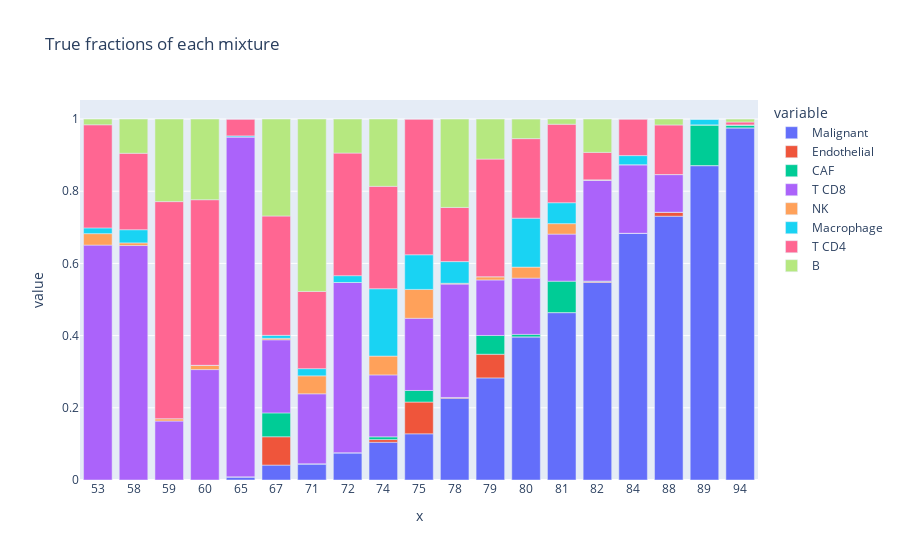

The code cell stored with this chart in its notebook:
### Code cell
fig = px.bar(
    fractions_truth.sort_values(by="Malignant"),  #.astype(index={"mixture_id": str}),
    x=fractions_truth.index.astype(str),
    y=fractions_truth.columns,
    title="True fractions of each mixture"
)

fig.show()

### Figure 1 — Plotly figure (JSON) as saved in the notebook; plotly's stock layout.template omitted (floating-point values rounded to 4 significant figures)
{"data": [{"alignmentgroup": "True", "hovertemplate": "variable=Malignant<br>x=%{x}<br>value=%{y}<extra></extra>", "legendgroup": "Malignant", "marker": {"color": "#636efa", "pattern": {"shape": ""}}, "name": "Malignant", "offsetgroup": "Malignant", "orientation": "v", "showlegend": true, "textposition": "auto", "type": "bar", "x": ["53", "58", "59", "60", "65", "67", "71", "72", "74", "75", "78", "79", "80", "81", "82", "84", "88", "89", "94"], "xaxis": "x", "y": [0, 0, 0, 0, 0.0087, 0.0413, 0.0448, 0.0755, 0.1045, 0.128, 0.2263, 0.2828, 0.3966, 0.4638, 0.5474, 0.6835, 0.7308, 0.871, 0.9756], "yaxis": "y"}, {"alignmentgroup": "True", "hovertemplate": "variable=Endothelial<br>x=%{x}<br>value=%{y}<extra></extra>", "legendgroup": "Endothelial", "marker": {"color": "#EF553B", "pattern": {"shape": ""}}, "name": "Endothelial", "offsetgroup": "Endothelial", "orientation": "v", "showlegend": true, "textposition": "auto", "type": "bar", "x": ["53", "58", "59", "60", "65", "67", "71", "72", "74", "75", "78", "79", "80", "81", "82", "84", "88", "89", "94"], "xaxis": "x", "y": [0, 0, 0, 0, 0, 0.0785, 0, 0, 0.0075, 0.088, 0.0023, 0.0656, 0, 0, 0.0023, 0, 0.011, 0, 0], "yaxis": "y"}, {"alignmentgroup": "True", "hovertemplate": "variable=CAF<br>x=%{x}<br>value=%{y}<extra></extra>", "legendgroup": "CAF", "marker": {"color": "#00cc96", "pattern": {"shape": ""}}, "name": "CAF", "offsetgroup": "CAF", "orientation": "v", "showlegend": true, "textposition": "auto", "type": "bar", "x": ["53", "58", "59", "60", "65", "67", "71", "72", "74", "75", "78", "79", "80", "81", "82", "84", "88", "89", "94"], "xaxis": "x", "y": [0, 0, 0, 0, 0, 0.0661, 0, 0, 0.0075, 0.032, 0, 0.052, 0.0068, 0.087, 0.0012, 0, 0, 0.1129, 0.0081], "yaxis": "y"}, {"alignmentgroup": "True", "hovertemplate": "variable=T CD8<br>x=%{x}<br>value=%{y}<extra></extra>", "legendgroup": "T CD8", "marker": {"color": "#ab63fa", "pattern": {"shape": ""}}, "name": "T CD8", "offsetgroup": "T CD8", "orientation": "v", "showlegend": true, "textposition": "auto", "type": "bar", "x": ["53", "58", "59", "60", "65", "67", "71", "72", "74", "75", "78", "79", "80", "81", "82", "84", "88", "89", "94"], "xaxis": "x", "y": [0.6508, 0.6496, 0.1634, 0.3059, 0.9417, 0.2025, 0.194, 0.4717, 0.1716, 0.2, 0.3141, 0.1538, 0.1559, 0.1304, 0.2795, 0.1899, 0.1044, 0, 0], "yaxis": "y"}, {"alignmentgroup": "True", "hovertemplate": "variable=NK<br>x=%{x}<br>value=%{y}<extra></extra>", "legendgroup": "NK", "marker": {"color": "#FFA15A", "pattern": {"shape": ""}}, "name": "NK", "offsetgroup": "NK", "orientation": "v", "showlegend": true, "textposition": "auto", "type": "bar", "x": ["53", "58", "59", "60", "65", "67", "71", "72", "74", "75", "78", "79", "80", "81", "82", "84", "88", "89", "94"], "xaxis": "x", "y": [0.0317, 0.0073, 0.0065, 0.0118, 0, 0.0041, 0.0498, 0, 0.0522, 0.08, 0.0023, 0.009, 0.0305, 0.029, 0.0012, 0, 0, 0, 0], "yaxis": "y"}, {"alignmentgroup": "True", "hovertemplate": "variable=Macrophage<br>x=%{x}<br>value=%{y}<extra></extra>", "legendgroup": "Macrophage", "marker": {"color": "#19d3f3", "pattern": {"shape": ""}}, "name": "Macrophage", "offsetgroup": "Macrophage", "orientation": "v", "showlegend": true, "textposition": "auto", "type": "bar", "x": ["53", "58", "59", "60", "65", "67", "71", "72", "74", "75", "78", "79", "80", "81", "82", "84", "88", "89", "94"], "xaxis": "x", "y": [0.0159, 0.0365, 0, 0, 0.0029, 0.0083, 0.0199, 0.0189, 0.1866, 0.096, 0.06, 0, 0.1356, 0.058, 0, 0.0253, 0, 0.0161, 0], "yaxis": "y"}, {"alignmentgroup": "True", "hovertemplate": "variable=T CD4<br>x=%{x}<br>value=%{y}<extra></extra>", "legendgroup": "T CD4", "marker": {"color": "#FF6692", "pattern": {"shape": ""}}, "name": "T CD4", "offsetgroup": "T CD4", "orientation": "v", "showlegend": true, "textposition": "auto", "type": "bar", "x": ["53", "58", "59", "60", "65", "67", "71", "72", "74", "75", "78", "79", "80", "81", "82", "84", "88", "89", "94"], "xaxis": "x", "y": [0.2857, 0.2117, 0.6013, 0.4588, 0.0466, 0.3306, 0.2139, 0.3396, 0.2836, 0.376, 0.1501, 0.3258, 0.2203, 0.2174, 0.076, 0.1013, 0.1374, 0, 0.0081], "yaxis": "y"}, {"alignmentgroup": "True", "hovertemplate": "variable=B<br>x=%{x}<br>value=%{y}<extra></extra>", "legendgroup": "B", "marker": {"color": "#B6E880", "pattern": {"shape": ""}}, "name": "B", "offsetgroup": "B", "orientation": "v", "showlegend": true, "textposition": "auto", "type": "bar", "x": ["53", "58", "59", "60", "65", "67", "71", "72", "74", "75", "78", "79", "80", "81", "82", "84", "88", "89", "94"], "xaxis": "x", "y": [0.0159, 0.0949, 0.2288, 0.2235, 0, 0.2686, 0.4776, 0.0943, 0.1866, 0, 0.2448, 0.1109, 0.0542, 0.0145, 0.0924, 0, 0.0165, 0, 0.0081], "yaxis": "y"}], "layout": {"autosize": true, "barmode": "relative", "legend": {"title": {"text": "variable"}, "tracegroupgap": 0}, "title": {"text": "True fractions of each mixture"}, "xaxis": {"anchor": "y", "autorange": true, "domain": [0, 1], "range": [-0.5, 18.5], "title": {"text": "x"}, "type": "category"}, "yaxis": {"anchor": "x", "autorange": true, "domain": [0, 1], "range": [0, 1.053], "title": {"text": "value"}, "type": "linear"}}}
